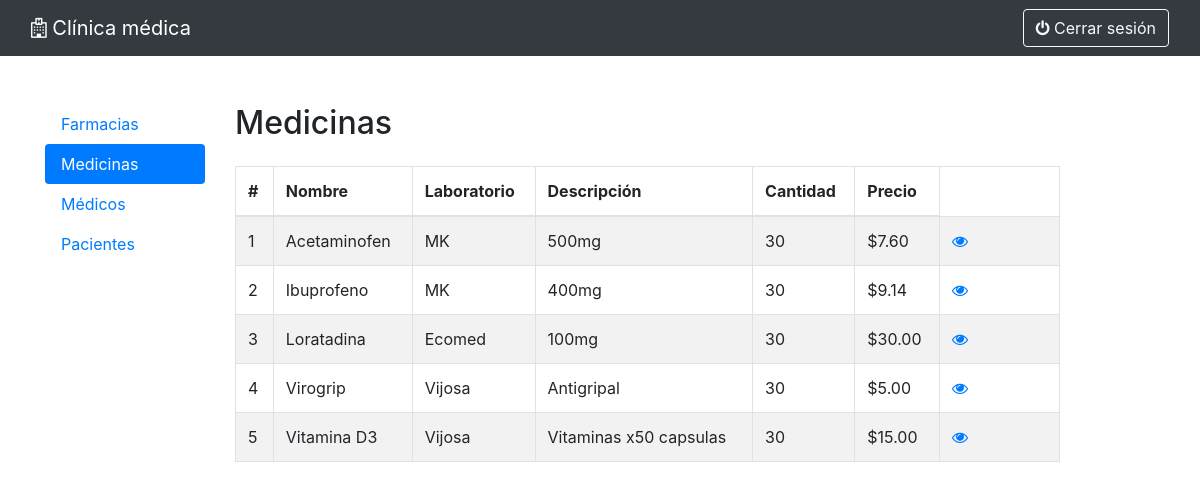
Page /medicinas/index.php on the committed database.
### tables this page shows
CREATE TABLE `medicinas` (
  `id` int(11) NOT NULL,
  `nombre` varchar(50) NOT NULL,
  `laboratorio` varchar(50) NOT NULL,
  `descripcion` varchar(100) DEFAULT NULL,
  `cantidad` int(10) DEFAULT NULL,
  `precio` decimal(10,2) DEFAULT 0.00,
  `imagen` varchar(2083) DEFAULT NULL
);

### medicinas/index.php (the view, shortened to what this page needs)
<?php
require_once "../config.php";
?>
<!DOCTYPE html>
<html lang="en">
<head>
    <link rel="stylesheet" href="https://stackpath.bootstrapcdn.com/bootstrap/4.5.2/css/bootstrap.min.css">
    <link rel="stylesheet" href="https://maxcdn.bootstrapcdn.com/font-awesome/4.7.0/css/font-awesome.min.css">
</head>
<body>
<nav class="navbar navbar-dark bg-dark">
    <div class="container-fluid">
        <a class="navbar-brand" style="color:white"><i class="fa fa-hospital-o"></i> Clínica médica</a>
        <div class="d-flex">
            <a href="../logout.php?location=medicinas" class="btn btn-outline-light pull-right"><i class="fa fa-power-off"></i> Cerrar sesión</a>
        </div>
    </div>
</nav>
<div class="container">
    <div class="row">
        <div class="col-2 mt-5 mb-3 clearfix">
            <ul class="nav flex-column nav-pills justify-content-center">
                <li class="nav-item">
                    <a class="nav-link" href="../farmacias/index.php">Farmacias</a>
                </li>
                <li class="nav-item">
                    <a class="nav-link active" href="index.php">Medicinas</a>
                </li>
                <li class="nav-item">
                    <a class="nav-link" href="../medicos/index.php">Médicos</a>
                </li>
                <li class="nav-item">
                    <a class="nav-link" href="../pacientes/index.php">Pacientes</a>
                </li>
            </ul>
        </div>
        <div class="col-9">
            <div class="row">
                <div class="col-md-12">
                    <div class="mt-5 mb-3 clearfix">
                        <h2 class="pull-left">Medicinas</h2>
                    </div>
                    <?php
                    $sql = "SELECT * FROM medicinas";
                    if ($result = mysqli_query($link, $sql)) {
                        if (mysqli_num_rows($result) > 0) {
                            echo '<table class="table table-bordered table-striped">';
                            echo "<thead>";
                            echo "<tr>";
                            echo "<th>#</th>";
                            echo "<th>Nombre</th>";
                            echo "<th>Laboratorio</th>";
                            echo "<th>Descripción</th>";
                            echo "<th>Cantidad</th>";
                            echo "<th>Precio</th>";
                            echo "</tr>";
                            echo "</thead>";
                            echo "<tbody>";
                            while ($row = mysqli_fetch_array($result)) {
                                echo "<tr>";
                                echo "<td>" . $row['id'] . "</td>";
                                echo "<td>" . $row['nombre'] . "</td>";
                                echo "<td>" . $row['laboratorio'] . "</td>";
                                echo "<td>" . $row['descripcion'] . "</td>";
                                echo "<td>" . $row['cantidad'] . "</td>";
                                echo "<td>" . "\$" . $row['precio'] . "</td>";
                                echo "<td>";
                                echo '<a href="read.php?id=' . $row['id'] . '" class="mr-3" title="View Record" data-toggle="tooltip"><span class="fa fa-eye"></span></a>';
                                echo "</td>";
                                echo "</tr>";
                            }
                            echo "</tbody>";
                            echo "</table>";
                        } else {
                            echo '<div class="alert alert-danger"><em>No se encontraron resultados.</em></div>';
                        }
                    } else {
                        echo "Hubo un error al obtener las medicinas.";
                    }
                    ?>
                </div>
            </div>
        </div>
    </div>
</div>
</body>
</html>

### medicinas/index.php (style rules this page uses)
table tr td:last-child { width: 120px; }

### rows in the picture
medicinas: id "1", nombre "Acetaminofen", laboratorio "MK", descripcion "500mg", cantidad "30", precio "7.60"
medicinas: id "2", nombre "Ibuprofeno", laboratorio "MK", descripcion "400mg", cantidad "30", precio "9.14"
medicinas: id "3", nombre "Loratadina", laboratorio "Ecomed", descripcion "100mg", cantidad "30", precio "30.00"
medicinas: id "4", nombre "Virogrip", laboratorio "Vijosa", descripcion "Antigripal", cantidad "30", precio "5.00"
medicinas: id "5", nombre "Vitamina D3", laboratorio "Vijosa", descripcion "Vitaminas x50 capsulas", cantidad "30", precio "15.00"
